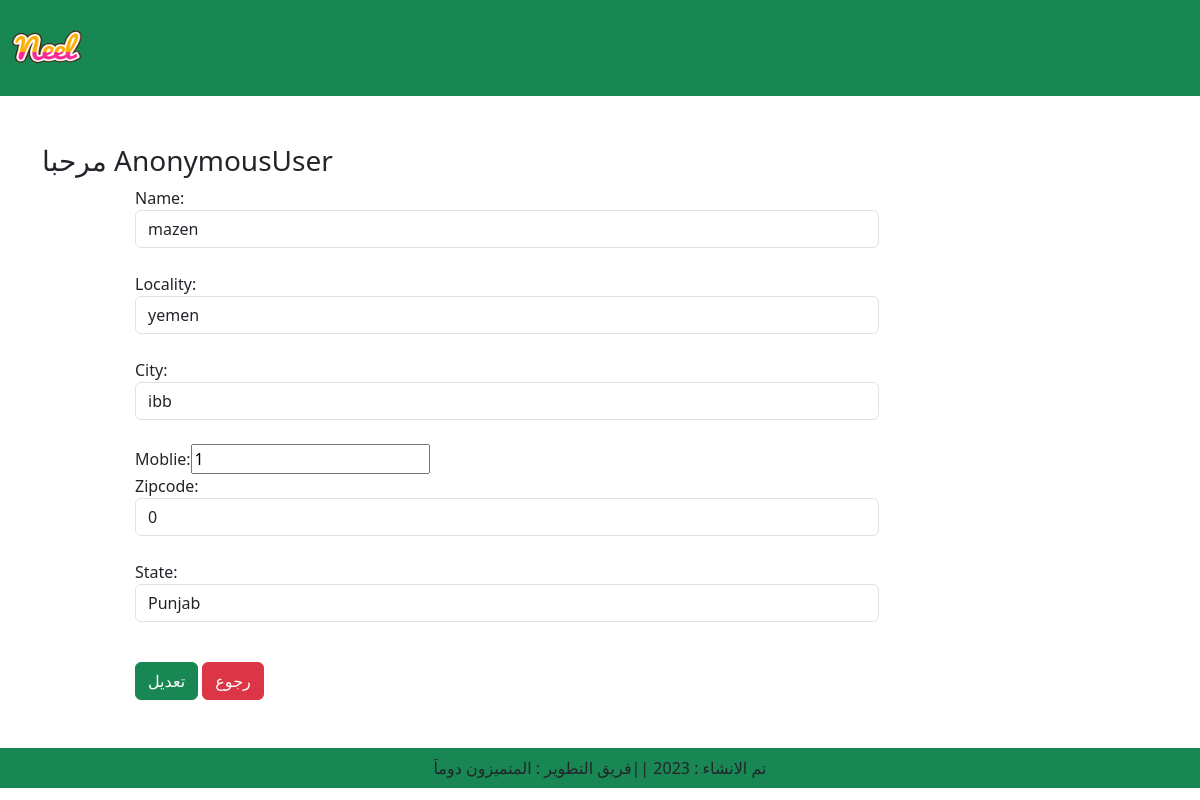
Screenshot of /updateAddress/1 with the database file from the repository.
### app/models.py (models this page shows, shortened)
class Customer(models.Model):
    user=models.ForeignKey(User,on_delete=models.CASCADE)
    name=models.CharField(max_length=200)
    locality=models.CharField(max_length=200)
    city=models.CharField(max_length=50)
    moblie=models.IntegerField()
    zipcode=models.IntegerField()
    state= models.CharField(choices=STATE_CHOICES,max_length=100)

### app/views.py (the view, shortened to what this page needs)
# urls.py: path("updateAddress/<int:pk>",views.updateAddress.as_view(),name='updateAddress'),
class updateAddress(View):
    def get(self,request,pk):
        add=Customer.objects.get(pk=pk)
        form = CustomerProfileForm(instance=add)
        return render(request,'app/updateAddress.html',locals())

### app/forms.py
class CustomerProfileForm(forms.ModelForm):
    class Meta:
        model = Customer
        fields = ['name', 'locality', 'city', 'moblie', 'zipcode', 'state']
        widgets = {
            'name': forms.TextInput(attrs={'class': 'form-control'}),
            'locality': forms.TextInput(attrs={'class': 'form-control'}),
            'city': forms.TextInput(attrs={'class': 'form-control'}),
            'mobile': forms.NumberInput(attrs={'class': 'form-control'}),
            'zipcode':forms.NumberInput(attrs={'class':'form-control'}),
            'state': forms.Select(attrs={'class': 'form-control'}),
            }

### app/templates/app/updateAddress.html (shortened to what this page needs)
{% extends 'app/base.html' %}
{% load static %}
{% block main-content %}
<div class="container my-5 ">
    <div class="row">
        <h3> مرحبا <span class="text-capitalize"> {{request.user}} </span> </h3>
    </div>
    <div class="col-sm-8 offset-sm-1 ">
        <form action="" method="post">
            {% for fm in form  %}
                {{fm.label_tag}}{{fm}}  <br>
            {% endfor %}
            <div class="col-12 mt-3">
                <button type="submit" class="btn btn-success">تعديل</button>
                <a href="{% url 'address'%}" type="button" class="btn btn-danger">رجوع</a>
            </div>
        </form>
    </div>
</div>
{% endblock main-content %}

### rows the page displays
Customer: form "mazen" "yemen" "ibb" "1" "0" "Punjab"

### other values shown
{{ request.user }} "AnonymousUser"
{{ fm.label_tag }} "Name:" "Locality:" "City:" "Moblie:" "Zipcode:" "State:"
